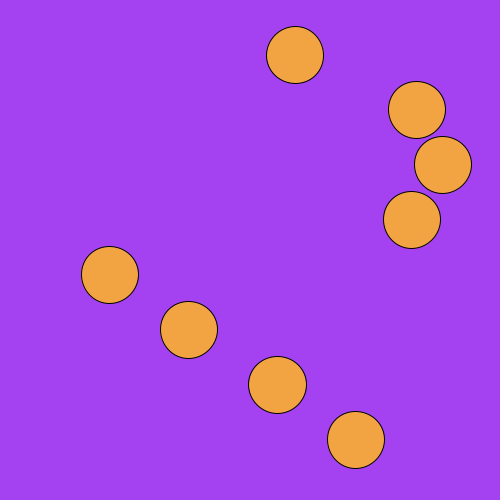
Frame 1 (no input)
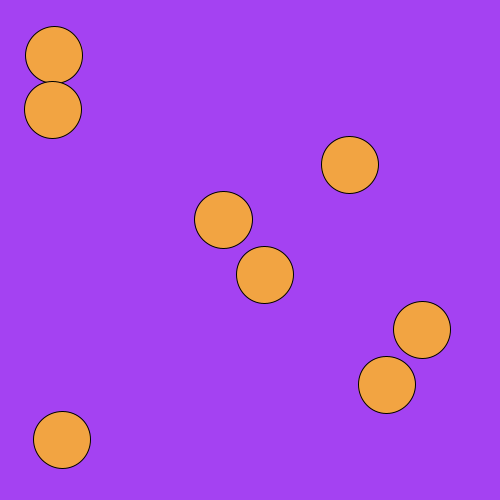
Frame 60 (the mouse pressed at the canvas centre just before this capture)
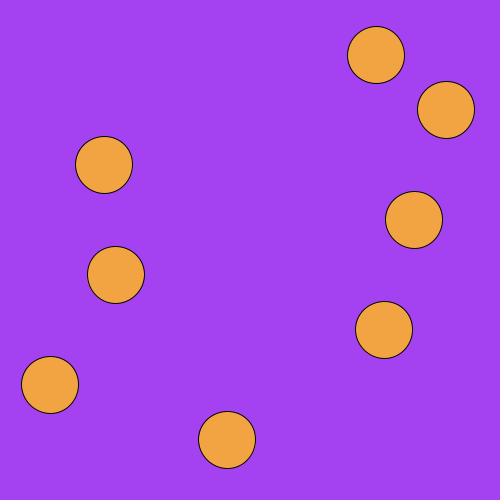
Frame 120 (the mouse held since frame 60 and released just before this capture)

The Processing sketch that drew these frames (run headless with seeded random() and noise(); from frame 60 on, the mouse is pressed at the canvas centre):

// Processing sketch: processing_152063
// ── processing_152063.pde

/*
 * Creative Coding
 * Week 3, 02 - array with sin()
 * by Indae Hwang and Jon McCormack
 * Copyright (c) 2014 Monash University
 *
 * This program demonstrates the use of arrays.
 * It creates three arrays that store the y-position, speed and phase of some oscillating circles.
 * You can change the number of circles by changing the value of num in setup()
 * You can change the background colour by holding the left mouse button and dragging.
 * 
 */

int     num;    // the number of items in the array (# of circles)
float[] y;      // y-position of each circle (fixed)
float[] speed;  // speed of each circle
float[] phase;  // phase of each circle
float[] x;      // x-position of each circle

float red = random(255);
float green = random(255);
float blue = random(255);

float circSize = random(50, 80);

void setup() {
  size(500, 500);

  num = (int)random(2,10);

  // allocate space for each array
  y = new float[num];
  speed = new float[num];
  phase = new float[num]; 
  x= new float[num];

  // calculate the gap in y based on the number of circles
  float gap = height / (num + 1);

  //setup an initial value for each item in the array
  for (int i=0; i<num; i++) {
    y[i] = gap * (i + 1);      // y is constant for each so can be calculated once
    speed[i] = random(1,4);
    phase[i] = random(TWO_PI);
  }
}


void draw() {
  background(red, green, blue);

  for (int i=0; i<num; i++) {
    // calculate the x-position of each ball based on the speed, phase and current frame
    x[i] = width/2 + sin(radians(frameCount*speed[i] ) + phase[i])* 200;
    fill(blue, red, green);
    ellipse(x[i], y[i], circSize, circSize);
  }
}


// change the background colour if the mouse is dragged
void mouseDragged() {
  red = map(mouseX, 0, width, 0, 255);
  green = map(mouseY, 0, height, 0, 255);
  blue = map(mouseX+mouseY, 0, width+height, 255, 0);
}
   void mousePressed (){
      for (int i=0; i<num; i++) {
        if(dist (mouseX, mouseY, x[i], y[i]) < circSize){
          if (speed[i] == 0){
            speed[i] = random(1,4); 
          }
          else{
          speed[i] = 0;
          }
        }
      }
    }
